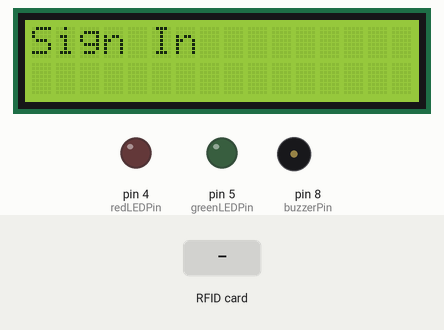
Bench run of a sketch on a simulated Arduino Uno, built with avr-gcc and run on an emulated ATmega328P. On the bench: 16×2 character LCD, output pins drawn as LEDs (lit = HIGH), buzzer (waves = sounding). The inputs (shaded band) are chosen by the test bench. Storage starts empty; what the sketch prints to the serial monitor is not drawn.

Above: at 3.3 s.
3.4 s: RFID card 69 18 09 9F held to the reader
At 5.2 s:
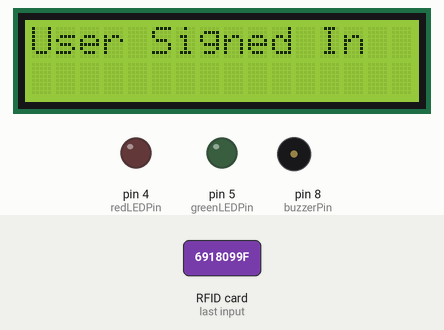
6.4 s: RFID card C9 FC 20 83 held to the reader
At 7.6 s:
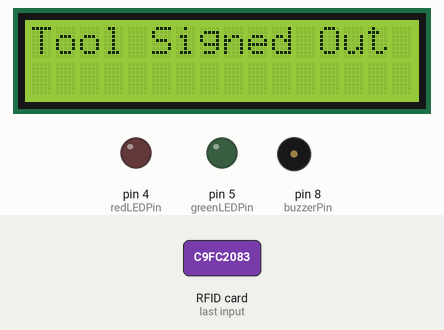
9.4 s: RFID card 5E 7A 19 C4 held to the reader
At 10.4 s:
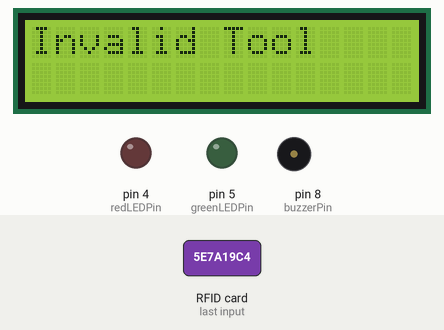
12.4 s: RFID card 19 73 5A 9F held to the reader
At 13.2 s:
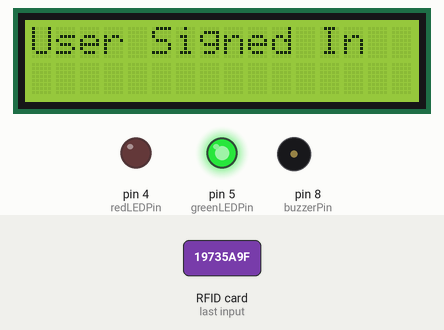
15.4 s: RFID card C9 FC 20 83 held to the reader
At 17.1 s:
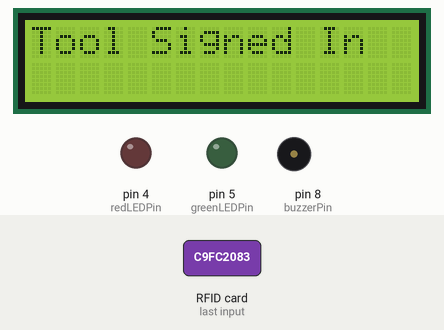
18.4 s: RFID card 69 18 09 9F held to the reader
At 22.2 s:
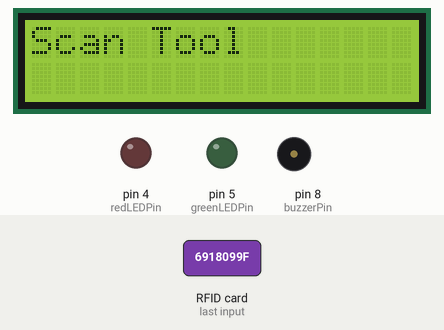
Timing chart, 0 to 22.4 s (numbered marks = the images above; inputs shaded):
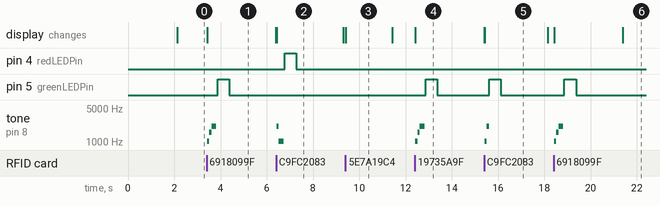

The sketch:

tooltrackv1.ino
```cpp
#include <Wire.h>
#include <Adafruit_PN532.h>
#include <LiquidCrystal_I2C.h>
#include <SPI.h>
#include <SD.h>

// Pins for the PN532
#define SDA_PIN 2
#define SCL_PIN 3
Adafruit_PN532 nfc(SDA_PIN, SCL_PIN);

// LCD setup
LiquidCrystal_I2C lcd(0x27, 16, 2); // Change the address according to your LCD

// SD card setup
const int chipSelect = 10; // Change as needed

// Passive buzzer setup
const int buzzerPin = 8; // Pin for the buzzer

// LED setup
const int redLEDPin = 4;  // Pin for the red LED
const int greenLEDPin = 5; // Pin for the green LED

// User and tool UIDs
uint8_t user1[4] = {0x69, 0x18, 0x09, 0x9F}; // User 1 UID
uint8_t user2[4] = {0x19, 0x73, 0x5A, 0x9F}; // User 2 UID
uint8_t tool1[4] = {0xC9, 0xFC, 0x20, 0x83}; // Tool 1 UID
uint8_t tool2[4] = {0xB5, 0xD7, 0x79, 0xB9}; // Tool 2 UID
uint8_t tool3[4] = {0x59, 0x7D, 0x0C, 0x9F}; // Tool 3 UID
uint8_t tool4[4] = {0x79, 0x5B, 0x72, 0x9F}; // Tool 4 UID

// Tool Status: 0 = available, 1 = signed out
bool toolStatus[4] = {false, false, false, false}; // Initialize all tools as available

// Current logged in user
uint8_t *currentUserUID = NULL;
const char* currentUserName = ""; // Keep track of the current user's name

// CSV filename
const char* logFileName = "tool_log.csv";

// Maximum usage time
const unsigned long maxUsageTime = 3600000; // 1 hour in milliseconds
unsigned long signOutTimes[4] = {0, 0, 0, 0}; // Track sign out times for tools

// Function declarations
bool isUser(uint8_t *uid, const char*& userName);
bool isTool(uint8_t *uid);
void displayMessage(const char *message);
void displayInstructions(const char *instruction);
void logEvent(const String& event);
void logEvent(const String& event, const String& type, const String& tool, const String& user);
void logEventToCSV(const String& type, const String& tool, const String& user);
void checkForOverdueTools();
void playHappySoundSignIn();
void playHappySoundToolSignOut();
void playHappySoundToolSignIn();
void playSadSound();
void playSDCardErrorSound();
void flashRedLED(int duration);
void flashGreenLED(int duration);

void setup() {
    Serial.begin(115200);
    nfc.begin();
    lcd.begin(16, 2); // Specify columns and rows
    lcd.backlight();

    // Initialize pins for LEDs
    pinMode(redLEDPin, OUTPUT);
    pinMode(greenLEDPin, OUTPUT);

    if (!SD.begin(chipSelect)) {
        playSDCardErrorSound();
        displayMessage("SD Card Error");
        while (true); // Stop here if SD card initialization fails
    }

    // Check if the CSV file exists, if not, create it and add headers
    if (!SD.exists(logFileName)) {
        File logFile = SD.open(logFileName, FILE_WRITE);
        if (logFile) {
            logFile.println("Timestamp,Event Type,Tool,User");
            logFile.close();
        }
    }

    // Display welcome message
    displayMessage("Tool Tracking Sys");
    delay(2000);
    lcd.clear();
    displayInstructions("Sign In"); // Initial instruction
}

void loop() {
    // Check for overdue tools
    checkForOverdueTools();

    // Check if a tag is available
    uint8_t uid[] = {0, 0, 0, 0, 0, 0, 0, 0}; // Buffer for UID
    uint8_t uidLength; // Length of UID

    // Try to read a tag
    uidLength = nfc.readPassiveTargetID(PN532_MIFARE_ISO14443A, uid, &uidLength);

    // Check if we have a valid UID
    if (uidLength > 0) {
        const char* toolName = ""; // Name of the tool being checked out
        // Check if the UID belongs to a user
        if (isUser(uid, currentUserName)) {
            currentUserUID = uid; // Set current user
            displayMessage("User Signed In");
            playHappySoundSignIn(); // Play sign-in sound
            flashGreenLED(500); // Flash green LED
            logEvent("User: " + String(currentUserName)); // Log the user sign in
            logEventToCSV("Sign In", "", String(currentUserName)); // Log to CSV
            delay(2000);
            lcd.clear();
            displayInstructions("Scan Tool"); // Change instruction
        }
        // If the user is already signed in
        else if (currentUserUID != NULL) {
            // Check if the UID belongs to a tool
            if (isTool(uid)) {
                // Determine tool name
                if (memcmp(uid, tool1, 4) == 0) {
                    toolName = "Tool 1";
                } else if (memcmp(uid, tool2, 4) == 0) {
                    toolName = "Tool 2";
                } else if (memcmp(uid, tool3, 4) == 0) {
                    toolName = "Tool 3";
                } else if (memcmp(uid, tool4, 4) == 0) {
                    toolName = "Tool 4";
                }

                // Check tool index
                int toolIndex = (uid[0] == tool1[0]) ? 0 :
                                (uid[0] == tool2[0]) ? 1 :
                                (uid[0] == tool3[0]) ? 2 :
                                (uid[0] == tool4[0]) ? 3 : -1;

                unsigned long currentTime = millis(); // Current time for overdue checks

                if (!toolStatus[toolIndex]) { // Tool is available
                    toolStatus[toolIndex] = true; // Mark as signed out
                    signOutTimes[toolIndex] = currentTime; // Track sign out time
                    displayMessage("Tool Signed Out");
                    playHappySoundToolSignOut(); // Play tool sign-out sound
                    flashRedLED(500); // Flash red LED
                    logEvent(String(currentUserName), "Signed Out", String(toolName), "");
                    logEventToCSV("Signed Out", String(toolName), String(currentUserName)); // Log to CSV
                } else { // Tool is already signed out
                    toolStatus[toolIndex] = false; // Mark as available
                    displayMessage("Tool Signed In");
                    playHappySoundToolSignIn(); // Play tool sign-in sound
                    flashGreenLED(500); // Flash green LED
                    logEvent("Tool: " + String(toolName), "Signed In", "", String(currentUserName));
                    logEventToCSV("Signed In", String(toolName), String(currentUserName)); // Log to CSV
                }

                delay(2000);
                lcd.clear();
                displayInstructions("Scan Tool"); // Remain in scan tool mode
            } else {
                displayMessage("Invalid Tool");
                delay(2000);
                lcd.clear();
                displayInstructions("Scan Tool"); // Remain in scan tool mode
            }
        }
        // If it's an invalid user
        else {
            displayMessage("Invalid User");
            flashRedLED(500);  // Flash red LED when invalid user detected
            playSadSound();    // Play the sad sound for invalid user
            delay(2000);
            lcd.clear();
            displayInstructions("Sign In"); // Change instruction back to sign in
        }
    }
}

// Check for overdue tools and notify if any are found
void checkForOverdueTools() {
    unsigned long currentTime = millis();
    for (int i = 0; i < 4; i++) {
        if (toolStatus[i] && (currentTime - signOutTimes[i] > maxUsageTime)) {
            // Tool is overdue
            String overdueTool = "Tool " + String(i + 1);
            displayMessage(overdueTool.c_str()); // Fixed the conversion error
            flashRedLED(1000); // Flash red LED for overdue indication
            playSadSound(); // Play sad sound for overdue indication
            delay(2000); // Keep message for a while
        }
    }
}

// Buzzer sounds for different events
// Buzzer sounds for different events
void playHappySoundSignIn() {
    tone(buzzerPin, 1046, 200);
    delay(100);
    tone(buzzerPin, 1568, 200);
    delay(100);
    tone(buzzerPin, 2092, 200);
    delay(250);
    noTone(buzzerPin);
}

void playHappySoundToolSignOut() {
    tone(buzzerPin, 2092, 200);
    delay(100);
    tone(buzzerPin, 1046, 200);
    delay(250);
    noTone(buzzerPin);
}

void playHappySoundToolSignIn() {
    tone(buzzerPin, 1046, 200);
    delay(100);
    tone(buzzerPin, 2092, 200);
    delay(100);
    noTone(buzzerPin);
}

void playSadSound() {
    tone(buzzerPin, 233, 150); // Play first tone for 150ms
    delay(150);
    tone(buzzerPin, 220, 150); // Play second tone for 150ms
    delay(150);
    noTone(buzzerPin);
}

void playSDCardErrorSound() {
    tone(buzzerPin, 330, 200); // Play tone for 200ms
    delay(200);
    tone(buzzerPin, 233, 200); // Play tone for 200ms
    delay(200);
    tone(buzzerPin, 220, 200); // Play tone for 200ms
    delay(250);
    noTone(buzzerPin);
}

// Display message on the LCD
void displayMessage(const char *message) {
    lcd.clear();
    lcd.setCursor(0, 0);
    lcd.print(message);
}

// Display instructions on the LCD
void displayInstructions(const char *instruction) {
    lcd.clear();
    lcd.setCursor(0, 0);
    lcd.print(instruction);
}

// Check if the UID belongs to a user
bool isUser(uint8_t *uid, const char*& userName) {
    if (memcmp(uid, user1, 4) == 0) {
        userName = "User 1";
        return true;
    } else if (memcmp(uid, user2, 4) == 0) {
        userName = "User 2";
        return true;
    }
    return false;
}

// Check if the UID belongs to a tool
bool isTool(uint8_t *uid) {
    return memcmp(uid, tool1, 4) == 0 ||
           memcmp(uid, tool2, 4) == 0 ||
           memcmp(uid, tool3, 4) == 0 ||
           memcmp(uid, tool4, 4) == 0;
}

// Log events to the console
void logEvent(const String& event) {
    Serial.println(event);
}

// Log events with additional information
void logEvent(const String& event, const String& type, const String& tool, const String& user) {
    Serial.print(event + " ");
    Serial.print(type + " ");
    Serial.print(tool + " ");
    Serial.println(user);
}

// Log events to CSV file
void logEventToCSV(const String& type, const String& tool, const String& user) {
    File logFile = SD.open(logFileName, FILE_WRITE);
    if (logFile) {
        unsigned long timestamp = millis();
        logFile.print(timestamp);
        logFile.print(",");
        logFile.print(type);
        logFile.print(",");
        logFile.print(tool);
        logFile.print(",");
        logFile.println(user);
        logFile.close();
    }
}

// Flash red LED
void flashRedLED(int duration) {
    digitalWrite(redLEDPin, HIGH);
    delay(duration);
    digitalWrite(redLEDPin, LOW);
}

// Flash green LED
void flashGreenLED(int duration) {
    digitalWrite(greenLEDPin, HIGH);
    delay(duration);
    digitalWrite(greenLEDPin, LOW);
}
```

Measured:
- after the input at 3.4 s, pin 5 (greenLEDPin): LOW → HIGH after 0.47 s, → LOW 0.50 s later; tone on pin 8 (buzzerPin): silent → 1046 Hz at once, → 1568 Hz 0.10 s later, → 2092 Hz 0.10 s later, → silent 0.20 s later; the display: changes at once (image 1)
- after the input at 6.4 s, pin 4 (redLEDPin): LOW → HIGH after 0.38 s, → LOW 0.50 s later; tone on pin 8 (buzzerPin): silent → 2092 Hz at once, → 1046 Hz 0.10 s later, → silent 0.20 s later; the display: changes at once (image 2)
- after the input at 9.4 s, the display: changes at once (image 3)
- after the input at 12.4 s, pin 5 (greenLEDPin): LOW → HIGH after 0.48 s, → LOW 0.50 s later; tone on pin 8 (buzzerPin): silent → 1046 Hz at once, → 1568 Hz 0.10 s later, → 2092 Hz 0.10 s later, → silent 0.20 s later; the display: changes at once (image 4)
- after the input at 15.4 s, pin 5 (greenLEDPin): LOW → HIGH after 0.22 s, → LOW 0.50 s later; tone on pin 8 (buzzerPin): silent → 1046 Hz at once, → 2092 Hz 0.10 s later, → silent 0.10 s later; the display: first differs from a run without the input at once (image 5)
- after the input at 18.4 s, pin 5 (greenLEDPin): LOW → HIGH after 0.48 s, → LOW 0.50 s later; tone on pin 8 (buzzerPin): silent → 1046 Hz at once, → 1568 Hz 0.10 s later, → 2092 Hz 0.10 s later, → silent 0.20 s later; the display: first changes at once (image 6 shows a later state)
- what the display in image 1 shows lasts 3.0 s, from 3.4 s to 6.4 s
